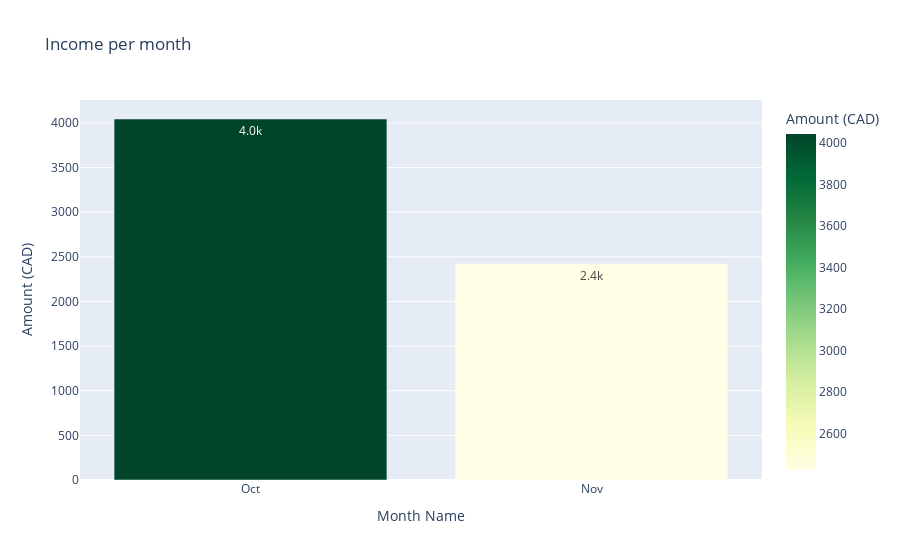

The code cell stored with this chart in its notebook:
### Code cell
income_monthly_2022 = make_monthly_bar_chart(df, 2022, 'Income')
income_monthly_2022

### Figure 1 — Plotly figure (JSON) as saved in the notebook; plotly's stock layout.template omitted (floating-point values rounded to 4 significant figures)
{"data": [{"alignmentgroup": "True", "hovertemplate": "Month Name=%{x}<br>Amount (CAD)=%{marker.color}<extra></extra>", "legendgroup": "", "marker": {"color": [4044.0, 2424.0], "coloraxis": "coloraxis", "pattern": {"shape": ""}}, "name": "", "offsetgroup": "", "orientation": "v", "showlegend": false, "textposition": "auto", "texttemplate": "%{y:.2s}", "type": "bar", "x": ["Oct", "Nov"], "xaxis": "x", "y": [4044.0, 2424.0], "yaxis": "y"}], "layout": {"barmode": "relative", "coloraxis": {"colorbar": {"title": {"text": "Amount (CAD)"}}, "colorscale": [[0, "rgb(255,255,229)"], [0.125, "rgb(247,252,185)"], [0.25, "rgb(217,240,163)"], [0.375, "rgb(173,221,142)"], [0.5, "rgb(120,198,121)"], [0.625, "rgb(65,171,93)"], [0.75, "rgb(35,132,67)"], [0.875, "rgb(0,104,55)"], [1, "rgb(0,69,41)"]]}, "legend": {"tracegroupgap": 0}, "title": {"text": "Income per month"}, "xaxis": {"anchor": "y", "domain": [0, 1], "title": {"text": "Month Name"}}, "yaxis": {"anchor": "x", "domain": [0, 1], "title": {"text": "Amount (CAD)"}}}}
